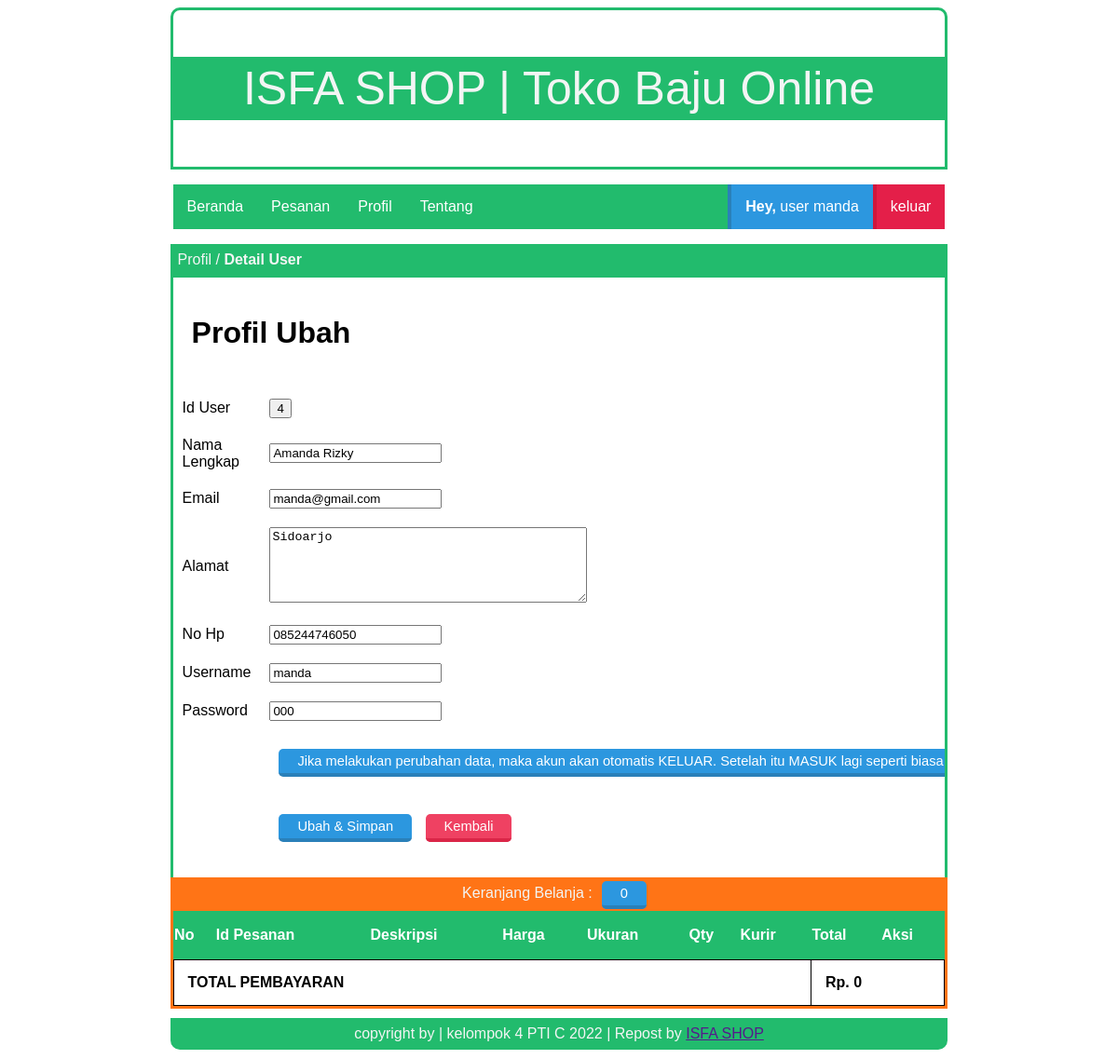
The page /index.php?page=profil_ubah (signed in) on the database its author committed.
### tables this page shows
CREATE TABLE `tbl_users` (
  `id_user` int(100) NOT NULL,
  `nama_lengkap` varchar(30) NOT NULL,
  `email` varchar(30) NOT NULL,
  `username` varchar(6) NOT NULL,
  `password` varchar(6) NOT NULL,
  `alamat` varchar(50) NOT NULL,
  `no_hp` text NOT NULL,
  `title` varchar(10) NOT NULL
);

### page/user/profil/profil_ubah.php (the view, shortened to what this page needs)
<div class="box-title">
    <p>Profil / <b>Detail User</b></p>
</div>
<div id="box">
  <h1>Profil Ubah</h1>
  <?php
  include 'lib/koneksi.php';
  $user = $_SESSION['username'];
  $ambiluser = $conn->prepare("SELECT * FROM tbl_users WHERE username =:user");
  $ambiluser->bindparam(':user', $user);
  $ambiluser->execute();
  $data = $ambiluser->fetch(PDO::FETCH_OBJ);
   ?>
  <form name="ubah" action="?page=profil_ubahpro" method="post" enctype="multipart/form-data">
  <table class="article">
    <tr>
      <td>Id User</td>
      <td>
        <input type="button" name="id_user" value="<?php echo $data->id_user; ?>">
      </td>
    </tr>
    <tr>
      <td>Nama Lengkap</td>
      <td>
        <input type="text" name="nama_lengkap" value="<?php echo $data->nama_lengkap; ?>" required>
      </td>
    </tr>
    <tr>
      <td>Email</td>
      <td>
        <input type="text" name="email" value="<?php echo $data->email; ?>" required>
      </td>
    </tr>
    <tr>
      <td>Alamat</td>
      <td>
        <textarea name="alamat" rows="5" cols="40" required><?php echo $data->alamat; ?></textarea>
      </td>
    </tr>
    <tr>
      <td>No Hp</td>
      <td>
        <input type="text" name="no_hp" value="<?php echo $data->no_hp; ?>" required>
      </td>
    </tr>
    <tr>
      <td>Username</td>
      <td>
        <input type="text" name="username" maxlength="6" value="<?php echo $data->username; ?>" required>
      </td>
    </tr>
    <tr>
      <td>Password</td>
      <td>
        <input type="text" name="password" maxlength="6" value="<?php echo $data->password; ?>" required>
      </td>
    </tr>
    <tr>
      <td></td>
      <td>
        <input class="tombol-biru" type="button" value="Jika melakukan perubahan data, maka akun akan otomatis KELUAR. Setelah itu MASUK lagi seperti biasa">
      </td>
    </tr>
    <tr>
      <td></td>
      <td>
        <input class="tombol-biru" type="submit" name="ubah" value="Ubah & Simpan">
        <a class="tombol-merah" href="?page=profil">Kembali</a>
      </td>
    </tr>
  </table>
  </form>
  <br>
</div>

### style.css (style rules this page uses)
.box-title { background: #22bb6d; width: 70%; height: 30px; margin: auto; border: 3px solid #22bb6d; }
.box-title p { color: #f3f5f4; margin: 5px 5px; font-family: sans-serif; }
#box { border-bottom: 0px; border-left: 3px solid #22bb6d; border-right: 3px solid #22bb6d; width: 70%; margin: auto; min-height: 200px; overflow: hidden; }
table.article { border-collapse: collapse; border: 0px; width: 100%; }
.article td { border: 0px; padding: 10px; }
#box p,h1,h2,table,tr,td,img { font-family: sans-serif; padding: 20px; text-align: justify; }
.tombol-biru { background:#2C97DF; color:white; border-top:0; border-left:0; border-right:0; border-bottom:4px solid #2A80B9; border-radius: 5px; padding:5px 20px; text-decoration:none; font-family:sans-serif; font-size:11pt; margin:10px; }
.tombol-merah { background:#ef4162; color:white; border-top:0; border-left:0; border-right:0; border-bottom:4px solid #da2648; border-radius: 5px; padding:5px 20px; text-decoration:none; font-family:sans-serif; font-size:11pt; }

### rows shown on the page
tbl_users: id_user "4", nama_lengkap "Amanda Rizky", email "manda@gmail.com", alamat "Sidoarjo", no_hp "085244746050", username "manda", password "000"

### other values the page prints
$title "user"
$user "manda"
$count "0"
$jumlah "0"
